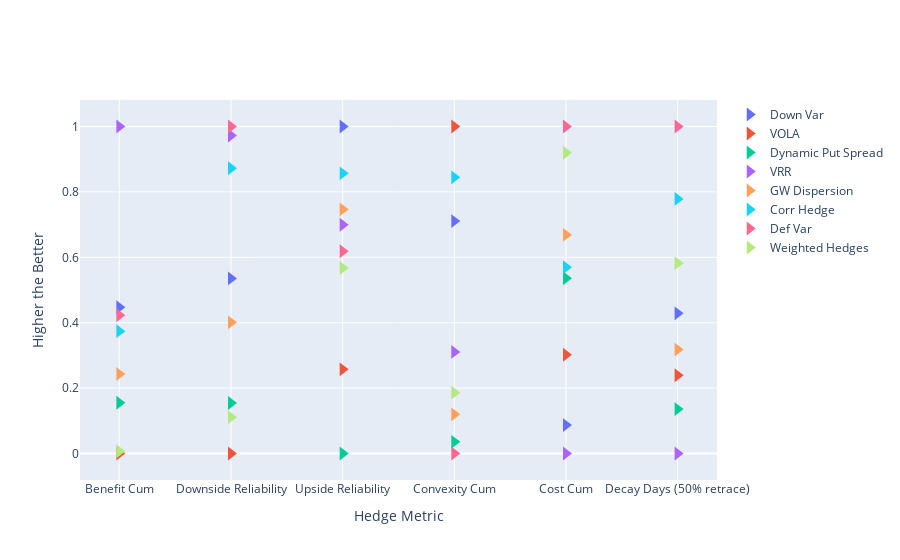

Notebook code cell kept with this figure:
### Code cell
import plotly.graph_objects as go
met= list(df_normal.index)
x=pd.Series([200,202,203,204,205,206,207,208])
fig = go.Figure()
for col in df_normal.columns:
    n=len(df_normal.columns)
    fig.add_trace(go.Scatter(
        x=met,
        y=df_normal[col],
        marker=dict(color = n ,size = 12),
        marker_symbol= n,
        mode= "markers",
        name=col
        ))
fig.update_layout(title="",
                xaxis_title="Hedge Metric",
                yaxis_title="Higher the Better")
fig.show()

### Figure 1 — Plotly figure (JSON) as saved in the notebook; plotly's stock layout.template omitted (floating-point values rounded to 4 significant figures)
{"data": [{"marker": {"color": 8, "size": 12, "symbol": 8}, "mode": "markers", "name": "Down Var", "type": "scatter", "x": ["Benefit Cum", "Downside Reliability", "Upside Reliability", "Convexity Cum", "Cost Cum", "Decay Days (50% retrace)"], "y": [0.4472, 0.5354, 1, 0.7107, 0.08694, 0.4286]}, {"marker": {"color": 8, "size": 12, "symbol": 8}, "mode": "markers", "name": "VOLA", "type": "scatter", "x": ["Benefit Cum", "Downside Reliability", "Upside Reliability", "Convexity Cum", "Cost Cum", "Decay Days (50% retrace)"], "y": [0, 0, 0.2573, 1.0, 0.3021, 0.2393]}, {"marker": {"color": 8, "size": 12, "symbol": 8}, "mode": "markers", "name": "Dynamic Put Spread", "type": "scatter", "x": ["Benefit Cum", "Downside Reliability", "Upside Reliability", "Convexity Cum", "Cost Cum", "Decay Days (50% retrace)"], "y": [0.1553, 0.1543, 0, 0.03571, 0.536, 0.1357]}, {"marker": {"color": 8, "size": 12, "symbol": 8}, "mode": "markers", "name": "VRR", "type": "scatter", "x": ["Benefit Cum", "Downside Reliability", "Upside Reliability", "Convexity Cum", "Cost Cum", "Decay Days (50% retrace)"], "y": [1, 0.9725, 0.6996, 0.3107, 0, 0]}, {"marker": {"color": 8, "size": 12, "symbol": 8}, "mode": "markers", "name": "GW Dispersion", "type": "scatter", "x": ["Benefit Cum", "Downside Reliability", "Upside Reliability", "Convexity Cum", "Cost Cum", "Decay Days (50% retrace)"], "y": [0.2432, 0.4011, 0.7468, 0.1198, 0.6687, 0.3179]}, {"marker": {"color": 8, "size": 12, "symbol": 8}, "mode": "markers", "name": "Corr Hedge", "type": "scatter", "x": ["Benefit Cum", "Downside Reliability", "Upside Reliability", "Convexity Cum", "Cost Cum", "Decay Days (50% retrace)"], "y": [0.374, 0.8722, 0.8568, 0.8444, 0.5696, 0.7786]}, {"marker": {"color": 8, "size": 12, "symbol": 8}, "mode": "markers", "name": "Def Var", "type": "scatter", "x": ["Benefit Cum", "Downside Reliability", "Upside Reliability", "Convexity Cum", "Cost Cum", "Decay Days (50% retrace)"], "y": [0.4227, 1, 0.6185, 0, 1.0, 1]}, {"marker": {"color": 8, "size": 12, "symbol": 8}, "mode": "markers", "name": "Weighted Hedges", "type": "scatter", "x": ["Benefit Cum", "Downside Reliability", "Upside Reliability", "Convexity Cum", "Cost Cum", "Decay Days (50% retrace)"], "y": [0.007034, 0.1112, 0.5673, 0.186, 0.9198, 0.5821]}], "layout": {"title": {"text": ""}, "xaxis": {"title": {"text": "Hedge Metric"}}, "yaxis": {"title": {"text": "Higher the Better"}}}}
